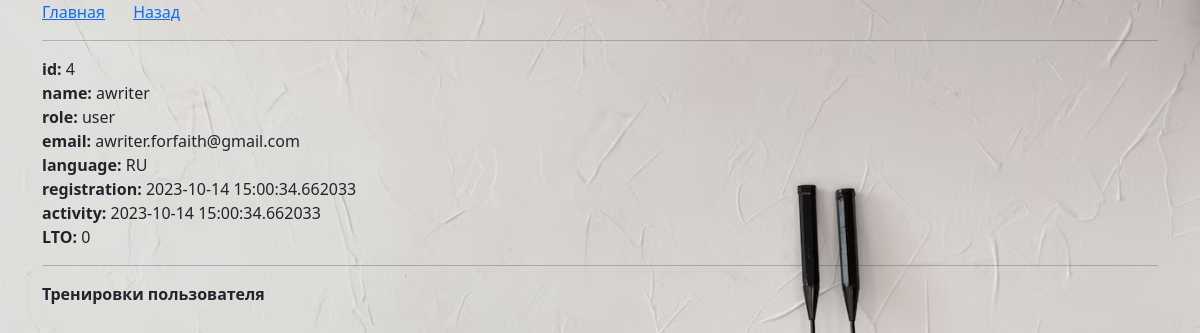
/user_details/4, run on an earlier commit of the app's database.
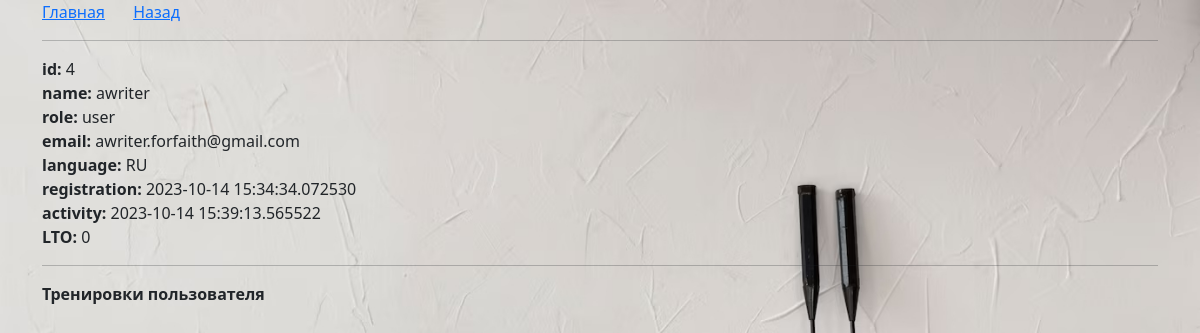
And on a later commit of the database.
### _models.py (models this page shows, shortened)
class User(db.Model, UserMixin):
    __tablename__ = 'users'
    id = db.Column(db.Integer, primary_key=True)
    name = db.Column(db.String(80), nullable=False, unique=True)
    password = db.Column(db.String(80), nullable=False)
    role = db.Column(db.String(80), nullable=False, default='user')
    email = db.Column(db.String(80), unique=True, nullable=False)
    language = db.Column(db.String(20), default='EN')
    preferences = db.Column(db.Text, default=[])
    date_registration = Column(db.DateTime)
    date_last_activity = Column(db.DateTime)
    trainings = relationship('UserTraining', back_populates='user')

### main.py (the view)
@app.route('/user_details/<int:user_id>')
def user_details(user_id):
    user = User.query.get(user_id)
    prefs = json.loads(user.preferences)
    user_trainings = UserTraining.query.filter_by(user_id=user.id).all()
    user_trainings_ids = [user_training.training_id for user_training in user_trainings]
    trainings = Training.query.filter(Training.training_id.in_(user_trainings_ids)).all()
    trainings_dict = {train.training_id: train.name for train in trainings}
    user_trainings_list = []
    for user_training in user_trainings:
        user_trainings_list.append({'name':trainings_dict[user_training.training_id], 'complete': user_training.completed,
                                    'date_complete': user_training.date_completed.strftime('%d-%m-%y %H:%M') if user_training.date_completed is not None else 'x'})
    sorted_user_trainings = sorted(user_trainings_list, key=lambda ut: ut['date_complete'], reverse=True)
    print(sorted_user_trainings)
    return render_template('user_details.html', user=user, prefs=prefs, sorted_user_trainings=sorted_user_trainings)

### _logic.py (called while the page is built)
def load_localization_dict():
    phrases = Localization.query.all()
    phrases_list = {}
    for phrase in phrases:
        translations_dict = json.loads(phrase.translations)
        phrases_list[phrase.key] = translations_dict
    return phrases_list

### main.py (called while the page is built)
@app.context_processor
def inject_local_dict():
    local_dict = load_localization_dict()
    return {'local_dict': local_dict}

### templates/user_details.html (shortened to what this page needs)
{% extends 'base.html' %}
{% block body %}
    <div class="mb-2">
        <a href="/" class="me-4">Главная</a>
        <a href="/users_administration" class="me-4">Назад</a>
    </div>
<hr>
<div class="">
    <strong>id:</strong> {{user.id}}
</div>
<div class="">
    <strong>name:</strong> {{user.name}}
</div>
<div class="">
    <strong>role:</strong> {{user.role}}
</div>
<div class="">
    <strong>email:</strong> {{user.email}}
</div>
<div class="">
    <strong>language:</strong> {{user.language}}
</div>
<div class="">
    <strong>registration:</strong> {{user.date_registration}}
</div>
<div class="">
    <strong>activity:</strong> {{user.date_last_activity}}
</div>
<div class="">
    <strong>LTO:</strong> {{prefs.LTO}}
</div>
<hr>
<div class="">
    <strong>Тренировки пользователя</strong>
</div>
{% endblock %}

### templates/base.html (shortened to what this page needs)
<!doctype html>
<html lang="ru">
<head>
    <link rel="stylesheet" href="{{ url_for('static', filename='css/bootstrap.min.css' )}}">
    <link rel="stylesheet" href="{{ url_for('static', filename='css/main.css' )}}">
    <link href="https://cdnjs.cloudflare.com/ajax/libs/select2/4.1.0-beta.1/css/select2.min.css" rel="stylesheet" />
</head>
<body>
    <div class="container">
        {% block body %}{% endblock %}
    </div>
</body>
</html>

### static/css/main.css (style rules this page uses)
body { background-image: url('../imgs/background.jpg'); background-size: cover; background-repeat: no-repeat; background-attachment: fixed; }

What changed in the data, as far as the page shows it:
changed User "awriter": date_registration "2023-10-14 15:00:34.662033" → "2023-10-14 15:34:34.072530"; date_last_activity "2023-10-14 15:00:34.662033" → "2023-10-14 15:39:13.565522"
